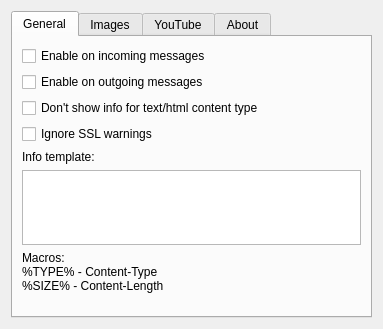
<?xml version="1.0" encoding="UTF-8"?>
<ui version="4.0">
 <class>urlpreviewSettingsClass</class>
 <widget class="QWidget" name="urlpreviewSettingsClass">
  <property name="geometry">
   <rect>
    <x>0</x>
    <y>0</y>
    <width>383</width>
    <height>329</height>
   </rect>
  </property>
  <property name="windowTitle">
   <string>Settings</string>
  </property>
  <layout class="QGridLayout" name="gridLayout">
   <item row="0" column="0">
    <widget class="QTabWidget" name="tabWidget">
     <property name="currentIndex">
      <number>0</number>
     </property>
     <widget class="QWidget" name="GeneralTab">
      <attribute name="title">
       <string>General</string>
      </attribute>
      <layout class="QVBoxLayout" name="verticalLayout_2">
       <item>
        <widget class="QCheckBox" name="cbEnIn">
         <property name="text">
          <string>Enable on incoming messages</string>
         </property>
        </widget>
       </item>
       <item>
        <widget class="QCheckBox" name="cbEnOut">
         <property name="text">
          <string>Enable on outgoing messages</string>
         </property>
        </widget>
       </item>
       <item>
        <widget class="QCheckBox" name="cbDisableTextHtml">
         <property name="text">
          <string>Don't show info for text/html content type</string>
         </property>
        </widget>
       </item>
       <item>
        <widget class="QCheckBox" name="cbIgnoreSSLWarn">
         <property name="text">
          <string>Ignore SSL warnings</string>
         </property>
        </widget>
       </item>
       <item>
        <widget class="QLabel" name="label_7">
         <property name="text">
          <string>Info template:</string>
         </property>
        </widget>
       </item>
       <item>
        <widget class="QTextEdit" name="editTpl">
         <property name="maximumSize">
          <size>
           <width>16777215</width>
           <height>91</height>
          </size>
         </property>
        </widget>
       </item>
       <item>
        <widget class="QLabel" name="label_2">
         <property name="text">
          <string>Macros:
%TYPE% - Content-Type
%SIZE% - Content-Length</string>
         </property>
        </widget>
       </item>
       <item>
        <spacer name="verticalSpacer">
         <property name="orientation">
          <enum>Qt::Vertical</enum>
         </property>
         <property name="sizeHint" stdset="0">
          <size>
           <width>20</width>
           <height>29</height>
          </size>
         </property>
        </spacer>
       </item>
      </layout>
     </widget>
     <widget class="QWidget" name="tabImages">
      <attribute name="title">
       <string>Images</string>
      </attribute>
      <layout class="QVBoxLayout" name="verticalLayout">
       <item>
        <layout class="QHBoxLayout" name="horizontalLayout_6">
         <item>
          <widget class="QLineEdit" name="editImageMaxFileSize">
           <property name="maximumSize">
            <size>
             <width>61</width>
             <height>16777215</height>
            </size>
           </property>
           <property name="text">
            <string/>
           </property>
          </widget>
         </item>
         <item>
          <widget class="QLabel" name="label_6">
           <property name="text">
            <string>Max file size limit (in bytes)</string>
           </property>
          </widget>
         </item>
         <item>
          <spacer name="horizontalSpacer_5">
           <property name="orientation">
            <enum>Qt::Horizontal</enum>
           </property>
           <property name="sizeHint" stdset="0">
            <size>
             <width>40</width>
             <height>20</height>
            </size>
           </property>
          </spacer>
         </item>
        </layout>
       </item>
       <item>
        <layout class="QHBoxLayout" name="horizontalLayout_4">
         <item>
          <widget class="QLineEdit" name="editImageMaxW">
           <property name="maximumSize">
            <size>
             <width>61</width>
             <height>16777215</height>
            </size>
           </property>
           <property name="text">
            <string/>
           </property>
          </widget>
         </item>
         <item>
          <widget class="QLabel" name="label_4">
           <property name="text">
            <string>%MAXW% macro</string>
           </property>
          </widget>
         </item>
         <item>
          <spacer name="horizontalSpacer_3">
           <property name="orientation">
            <enum>Qt::Horizontal</enum>
           </property>
           <property name="sizeHint" stdset="0">
            <size>
             <width>40</width>
             <height>20</height>
            </size>
           </property>
          </spacer>
         </item>
        </layout>
       </item>
       <item>
        <layout class="QHBoxLayout" name="horizontalLayout_5">
         <item>
          <widget class="QLineEdit" name="editImageMaxH">
           <property name="maximumSize">
            <size>
             <width>61</width>
             <height>16777215</height>
            </size>
           </property>
           <property name="text">
            <string/>
           </property>
          </widget>
         </item>
         <item>
          <widget class="QLabel" name="label_5">
           <property name="text">
            <string>%MAXH% macro</string>
           </property>
          </widget>
         </item>
         <item>
          <spacer name="horizontalSpacer_4">
           <property name="orientation">
            <enum>Qt::Horizontal</enum>
           </property>
           <property name="sizeHint" stdset="0">
            <size>
             <width>40</width>
             <height>20</height>
            </size>
           </property>
          </spacer>
         </item>
        </layout>
       </item>
       <item>
        <widget class="QLabel" name="label_3">
         <property name="text">
          <string>Image preview template:</string>
         </property>
        </widget>
       </item>
       <item>
        <widget class="QTextEdit" name="editImageTpl"/>
       </item>
       <item>
        <widget class="QLabel" name="label">
         <property name="text">
          <string>Macros:
%URL% - Image URL
%UID% - Generated unique ID</string>
         </property>
        </widget>
       </item>
      </layout>
     </widget>
     <widget class="QWidget" name="tab">
      <attribute name="title">
       <string>YouTube</string>
      </attribute>
      <layout class="QVBoxLayout" name="verticalLayout_3">
       <item>
        <widget class="QCheckBox" name="cbEnYoutube">
         <property name="text">
          <string>Enable preview for YouTube links</string>
         </property>
        </widget>
       </item>
       <item>
        <widget class="QLabel" name="label_8">
         <property name="text">
          <string>YouTube links template:</string>
         </property>
        </widget>
       </item>
       <item>
        <widget class="QTextEdit" name="editYoutubeTpl"/>
       </item>
       <item>
        <widget class="QLabel" name="label_9">
         <property name="text">
          <string>Macros:
%YTID% - YouTube ID</string>
         </property>
        </widget>
       </item>
      </layout>
     </widget>
     <widget class="QWidget" name="AboutTab">
      <attribute name="title">
       <string>About</string>
      </attribute>
      <layout class="QHBoxLayout" name="horizontalLayout_2">
       <item>
        <widget class="QLabel" name="labelAbout">
         <property name="text">
          <string>&lt;!DOCTYPE HTML PUBLIC &quot;-//W3C//DTD HTML 4.0//EN&quot; &quot;http://www.w3.org/TR/REC-html40/strict.dtd&quot;&gt;
&lt;html&gt;&lt;head&gt;&lt;meta name=&quot;qrichtext&quot; content=&quot;1&quot; /&gt;&lt;style type=&quot;text/css&quot;&gt;
p, li { white-space: pre-wrap; }
&lt;/style&gt;&lt;/head&gt;&lt;body style=&quot; font-family:'Verdana'; font-size:8pt; font-weight:400; font-style:normal;&quot;&gt;
&lt;p align=&quot;center&quot; style=&quot;-qt-paragraph-type:empty; margin-top:0px; margin-bottom:0px; margin-left:0px; margin-right:0px; -qt-block-indent:0; text-indent:0px;&quot;&gt;&lt;/p&gt;
&lt;p align=&quot;center&quot; style=&quot; margin-top:0px; margin-bottom:0px; margin-left:0px; margin-right:0px; -qt-block-indent:0; text-indent:0px;&quot;&gt;&lt;span style=&quot; font-family:'Bitstream Vera Sans'; font-size:10pt; font-weight:600;&quot;&gt;URLPreview qutIM plugin&lt;/span&gt;&lt;/p&gt;
&lt;p align=&quot;center&quot; style=&quot; margin-top:0px; margin-bottom:0px; margin-left:0px; margin-right:0px; -qt-block-indent:0; text-indent:0px;&quot;&gt;&lt;span style=&quot; font-family:'Bitstream Vera Sans'; font-size:10pt;&quot;&gt;svn version&lt;/span&gt;&lt;/p&gt;
&lt;p align=&quot;center&quot; style=&quot;-qt-paragraph-type:empty; margin-top:0px; margin-bottom:0px; margin-left:0px; margin-right:0px; -qt-block-indent:0; text-indent:0px; font-family:'Bitstream Vera Sans'; font-size:10pt;&quot;&gt;&lt;/p&gt;
&lt;p align=&quot;center&quot; style=&quot; margin-top:0px; margin-bottom:0px; margin-left:0px; margin-right:0px; -qt-block-indent:0; text-indent:0px;&quot;&gt;&lt;span style=&quot; font-family:'Bitstream Vera Sans'; font-size:10pt;&quot;&gt;Make previews for URLs in messages&lt;/span&gt;&lt;/p&gt;
&lt;p align=&quot;center&quot; style=&quot;-qt-paragraph-type:empty; margin-top:0px; margin-bottom:0px; margin-left:0px; margin-right:0px; -qt-block-indent:0; text-indent:0px; font-family:'Bitstream Vera Sans'; font-size:10pt;&quot;&gt;&lt;/p&gt;
&lt;p style=&quot;-qt-paragraph-type:empty; margin-top:0px; margin-bottom:0px; margin-left:0px; margin-right:0px; -qt-block-indent:0; text-indent:0px; font-family:'Bitstream Vera Sans'; font-size:10pt;&quot;&gt;&lt;/p&gt;
&lt;p align=&quot;center&quot; style=&quot; margin-top:0px; margin-bottom:0px; margin-left:0px; margin-right:0px; -qt-block-indent:0; text-indent:0px;&quot;&gt;&lt;span style=&quot; font-family:'Bitstream Vera Sans'; font-size:10pt; font-weight:600;&quot;&gt;Author:&lt;/span&gt;&lt;/p&gt;
&lt;p align=&quot;center&quot; style=&quot; margin-top:0px; margin-bottom:0px; margin-left:0px; margin-right:0px; -qt-block-indent:0; text-indent:0px;&quot;&gt;&lt;span style=&quot; font-family:'Bitstream Vera Sans'; font-size:10pt;&quot;&gt;Alexander Kazarin&lt;/span&gt;&lt;/p&gt;
&lt;p align=&quot;center&quot; style=&quot; margin-top:0px; margin-bottom:0px; margin-left:0px; margin-right:0px; -qt-block-indent:0; text-indent:0px;&quot;&gt;&lt;span style=&quot; font-family:'Bitstream Vera Sans'; font-size:10pt;&quot;&gt;&amp;lt;boiler@co.ru&amp;gt;&lt;/span&gt;&lt;/p&gt;
&lt;p align=&quot;center&quot; style=&quot;-qt-paragraph-type:empty; margin-top:0px; margin-bottom:0px; margin-left:0px; margin-right:0px; -qt-block-indent:0; text-indent:0px; font-family:'Bitstream Vera Sans'; font-size:10pt; text-decoration: underline; color:#000000;&quot;&gt;&lt;/p&gt;
&lt;p align=&quot;center&quot; style=&quot;-qt-paragraph-type:empty; margin-top:0px; margin-bottom:0px; margin-left:0px; margin-right:0px; -qt-block-indent:0; text-indent:0px; font-family:'Bitstream Vera Sans'; font-size:10pt; text-decoration: underline; color:#000000;&quot;&gt;&lt;/p&gt;
&lt;p align=&quot;center&quot; style=&quot; margin-top:0px; margin-bottom:0px; margin-left:0px; margin-right:0px; -qt-block-indent:0; text-indent:0px;&quot;&gt;&lt;span style=&quot; font-family:'Bitstream Vera Sans'; font-size:10pt; color:#000000;&quot;&gt;(c) 2008-2009&lt;/span&gt;&lt;/p&gt;&lt;/body&gt;&lt;/html&gt;</string>
         </property>
         <property name="wordWrap">
          <bool>true</bool>
         </property>
        </widget>
       </item>
      </layout>
     </widget>
    </widget>
   </item>
  </layout>
 </widget>
 <resources/>
 <connections/>
 <slots>
  <slot>testclick()</slot>
 </slots>
</ui>
